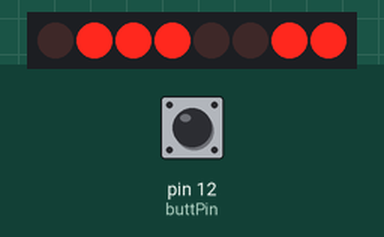
This sketch was run on a simulated Arduino Uno, built with avr-gcc and run on an emulated ATmega328P. Shown: 8 port-expander outputs drawn as a row of LEDs (first output left, lit = HIGH). Wiring (inferred from the names in the program): PCF8574 port expander at I2C address 0x3E. Wiring (inferred from the signals the program sends): row of LEDs: on Q0, Q1, Q2, Q3, Q4, Q5, Q6, Q7. The inputs (shaded band) are chosen by the test bench; at power-on: pin 12 (buttPin) HIGH.

Above: at 1.2 s.
1.3 s: pin 12 (buttPin) pulled LOW for 0.15 s
At 2.6 s:
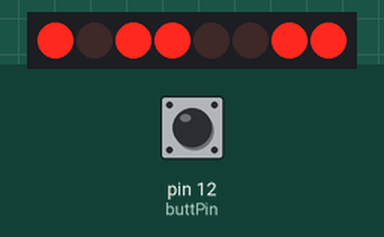
3.0 s: pin 12 (buttPin) pulled LOW for 1 s
At 5.2 s:
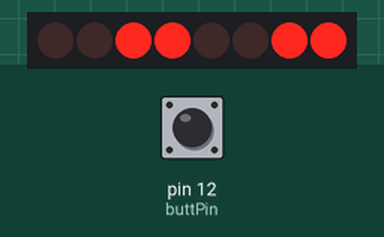
5.5 s: pin 12 (buttPin) pulled LOW for 0.15 s
At 6.9 s:
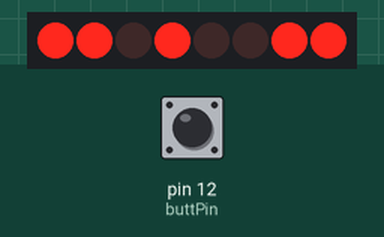
7.2 s: pin 12 (buttPin) pulled LOW for 3.2 s
At 11.2 s:
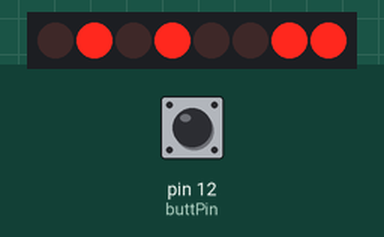
11.9 s: pin 12 (buttPin) pulled LOW for 0.15 s
At 13.1 s:
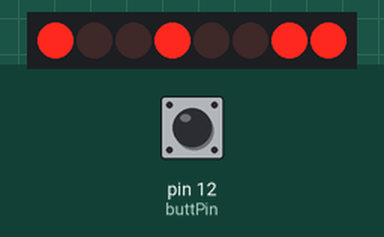
13.6 s: pin 12 (buttPin) pulled LOW for 1 s
At 15.6 s:
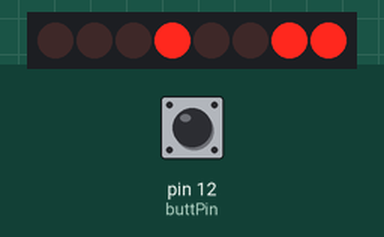
Timing chart, 0 to 17.1 s (numbered marks = the images above; inputs shaded):
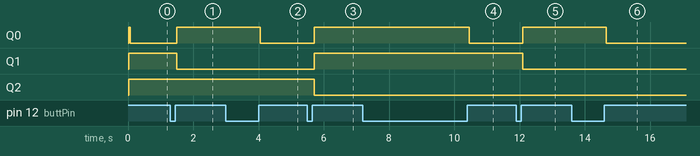

Measured:
- after the input at 1.3 s, Q0: LOW → HIGH after 0.20 s; Q1: HIGH → LOW after 0.20 s
- after the input at 3.0 s, Q0: HIGH → LOW after 1.1 s
- after the input at 5.5 s, Q0, Q1: LOW → HIGH after 0.20 s; Q2: HIGH → LOW after 0.20 s
- after the input at 7.2 s, Q0: HIGH → LOW after 3.3 s
- after the input at 11.9 s, Q0: LOW → HIGH after 0.20 s; Q1: HIGH → LOW after 0.20 s
- after the input at 13.6 s, Q0: HIGH → LOW after 1.1 s

The sketch:

debounce.ino
```cpp
#include <Arduino.h>
#include <Wire.h>
#include <ST7036.h>

ST7036 lcd =ST7036 ( 2, 16, 0x7c );
int cont=0;
const int buttPin=12;
int ledState=HIGH;
int buttonState;
int lastButtonState=LOW;
long lastDebounceTime=0;
long debounceDelay=50;

void setup ()
{
  Serial.begin(9600);
  lcd.init ();
  lcd.setContrast(0);
  pinMode(buttPin, INPUT_PULLUP);
  // insert code here as needed
}

void loop ()
{
  int reading=digitalRead(buttPin);
  if(reading!=lastButtonState){
    lastDebounceTime=millis();
  }
  if((millis()-lastDebounceTime)>debounceDelay){
    if(reading!=buttonState){
      buttonState=reading;
      if(buttonState==HIGH){
  lcd.clear ();
        cont++;
        lcd.print(cont);
      }
    }
  }

  lastButtonState=reading;
  //count number of times button is pressed
  //print the thing to the
  // insert code here as needed


}
```
